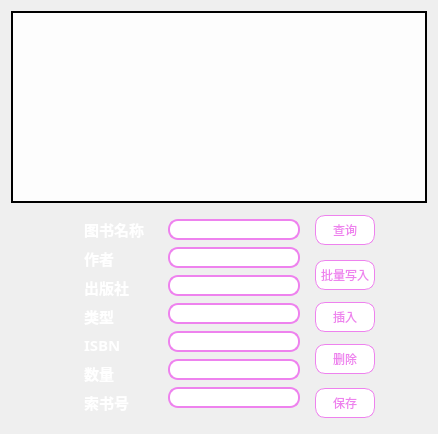
      <widget class="QWidget" name="BookPage">
       <layout class="QGridLayout" name="gridLayout_3">
        <item row="1" column="0" rowspan="5">
         <widget class="QWidget" name="widget_4" native="true">
          <layout class="QHBoxLayout" name="horizontalLayout">
           <item>
            <spacer name="horizontalSpacer_5">
             <property name="orientation">
              <enum>Qt::Horizontal</enum>
             </property>
             <property name="sizeHint" stdset="0">
              <size>
               <width>40</width>
               <height>20</height>
              </size>
             </property>
            </spacer>
           </item>
          </layout>
         </widget>
        </item>
        <item row="1" column="3">
         <widget class="QPushButton" name="BookSearchButton">
          <property name="styleSheet">
           <string notr="true">QPushButton{
	font: 12pt &quot;幼圆&quot;;
    color: 	#EE82EE;
    background-color: #FFFFFF;
    border-color: 	#EE82EE;
    border-radius: 10px;
    border-style: solid;
    border-width: 1px;
    padding: 5px;
}

/**鼠标停留在按钮上的样式**/
QPushButton::hover{	
    color: #FFFFFF;
    background-color: #EE82EE;
    border-color: #EE82EE;
}

/**鼠标按压下去的样式**/
QPushButton::pressed,QPushButton::checked{
    color: #FFFFFF;
    background-color: 	#DA70D6;
	border-color: 	#DA70D6;
}</string>
          </property>
          <property name="text">
           <string>查询</string>
          </property>
         </widget>
        </item>
        <item row="1" column="1" rowspan="5">
         <widget class="QWidget" name="widget_2" native="true">
          <property name="font">
           <font>
            <pointsize>11</pointsize>
            <bold>false</bold>
           </font>
          </property>
          <layout class="QVBoxLayout" name="verticalLayout_2">
           <item>
            <widget class="QLabel" name="label">
             <property name="font">
              <font>
               <family>微软雅黑</family>
               <pointsize>11</pointsize>
               <bold>true</bold>
              </font>
             </property>
             <property name="styleSheet">
              <string notr="true">color: rgb(255, 255, 255);</string>
             </property>
             <property name="text">
              <string>图书名称</string>
             </property>
            </widget>
           </item>
           <item>
            <widget class="QLabel" name="label_6">
             <property name="font">
              <font>
               <family>微软雅黑</family>
               <pointsize>11</pointsize>
               <bold>true</bold>
              </font>
             </property>
             <property name="styleSheet">
              <string notr="true">color: rgb(255, 255, 255);</string>
             </property>
             <property name="text">
              <string>作者</string>
             </property>
            </widget>
           </item>
           <item>
            <widget class="QLabel" name="label_2">
             <property name="font">
              <font>
               <family>微软雅黑</family>
               <pointsize>11</pointsize>
               <bold>true</bold>
              </font>
             </property>
             <property name="styleSheet">
              <string notr="true">color: rgb(255, 255, 255);</string>
             </property>
             <property name="text">
              <string>出版社</string>
             </property>
            </widget>
           </item>
           <item>
            <widget class="QLabel" name="label_7">
             <property name="font">
              <font>
               <family>微软雅黑</family>
               <pointsize>11</pointsize>
               <bold>true</bold>
              </font>
             </property>
             <property name="styleSheet">
              <string notr="true">color: rgb(255, 255, 255);</string>
             </property>
             <property name="text">
              <string>类型</string>
             </property>
            </widget>
           </item>
           <item>
            <widget class="QLabel" name="label_3">
             <property name="font">
              <font>
               <family>微软雅黑</family>
               <pointsize>11</pointsize>
               <bold>true</bold>
              </font>
             </property>
             <property name="styleSheet">
              <string notr="true">color: rgb(255, 255, 255);</string>
             </property>
             <property name="text">
              <string>ISBN</string>
             </property>
            </widget>
           </item>
           <item>
            <widget class="QLabel" name="label_4">
             <property name="font">
              <font>
               <family>微软雅黑</family>
               <pointsize>11</pointsize>
               <bold>true</bold>
              </font>
             </property>
             <property name="styleSheet">
              <string notr="true">color: rgb(255, 255, 255);</string>
             </property>
             <property name="text">
              <string>数量</string>
             </property>
            </widget>
           </item>
           <item>
            <widget class="QLabel" name="label_8">
             <property name="font">
              <font>
               <family>微软雅黑</family>
               <pointsize>11</pointsize>
               <bold>true</bold>
              </font>
             </property>
             <property name="styleSheet">
              <string notr="true">color: rgb(255, 255, 255);</string>
             </property>
             <property name="text">
              <string>索书号</string>
             </property>
            </widget>
           </item>
          </layout>
         </widget>
        </item>
        <item row="3" column="3">
         <widget class="QPushButton" name="BookInsertButton">
          <property name="styleSheet">
           <string notr="true">QPushButton{
	font: 12pt &quot;幼圆&quot;;
    color: 	#EE82EE;
    background-color: #FFFFFF;
    border-color: 	#EE82EE;
    border-radius: 10px;
    border-style: solid;
    border-width: 1px;
    padding: 5px;
}

/**鼠标停留在按钮上的样式**/
QPushButton::hover{	
    color: #FFFFFF;
    background-color: #EE82EE;
    border-color: #EE82EE;
}

/**鼠标按压下去的样式**/
QPushButton::pressed,QPushButton::checked{
    color: #FFFFFF;
    background-color: 	#DA70D6;
	border-color: 	#DA70D6;
}</string>
          </property>
          <property name="text">
           <string>插入</string>
          </property>
         </widget>
        </item>
        <item row="5" column="3">
         <widget class="QPushButton" name="BookSaveButton">
          <property name="styleSheet">
           <string notr="true">QPushButton{
	font: 12pt &quot;幼圆&quot;;
    color: 	#EE82EE;
    background-color: #FFFFFF;
    border-color: 	#EE82EE;
    border-radius: 10px;
    border-style: solid;
    border-width: 1px;
    padding: 5px;
}

/**鼠标停留在按钮上的样式**/
QPushButton::hover{	
    color: #FFFFFF;
    background-color: #EE82EE;
    border-color: #EE82EE;
}

/**鼠标按压下去的样式**/
QPushButton::pressed,QPushButton::checked{
    color: #FFFFFF;
    background-color: 	#DA70D6;
	border-color: 	#DA70D6;
}</string>
          </property>
          <property name="text">
           <string>保存</string>
          </property>
         </widget>
        </item>
        <item row="1" column="2" rowspan="5">
         <widget class="QWidget" name="widget_3" native="true">
          <layout class="QVBoxLayout" name="verticalLayout_3">
           <item>
            <widget class="QLineEdit" name="BookNameEdit">
             <property name="styleSheet">
              <string notr="true">QLineEdit {
	border: 2px solid #EE82EE; /* 边框宽度为1px，颜色为#A0A0A0 */
	border-radius: 10px; /* 边框圆角 */
	padding-left: 5px; /* 文本距离左边界有5px */
	background-color: 	#FFFFFF	; /* 背景颜色 */
	color: 	#000000; /* 文本颜色 */
	selection-background-color: #000000; /* 选中文本的背景颜色 */
	selection-color: #FFFFFF; /* 选中文本的颜色 */
	font-family: &quot;Microsoft YaHei&quot;; /* 文本字体族 */
	font-size: 10pt; /* 文本字体大小 */
}

QLineEdit:hover { /* 鼠标悬浮在QLineEdit时的状态 */
	border: 2px solid #298DFF;
	border-radius: 10px;
	background-color: #FFFFFF;
	color: 	#000000;
	selection-background-color: #000000;
	selection-color: #FFFFFF;
}


QLineEdit:disabled { /* QLineEdit在禁用时的状态 */
	border: 2px solid 	#C0C0C0;
	background-color: 	#C0C0C0;
	color: 	#000000;
}

QLineEdit:read-only { /* QLineEdit在只读时的状态 */
	border: 2px solid 	#C0C0C0;
	background-color: 	#C0C0C0;
	color: 	#000000;
}</string>
             </property>
            </widget>
           </item>
           <item>
            <widget class="QLineEdit" name="AuthorEdit">
             <property name="styleSheet">
              <string notr="true">
QLineEdit {
	border: 2px solid #EE82EE; /* 边框宽度为1px，颜色为#A0A0A0 */
	border-radius: 10px; /* 边框圆角 */
	padding-left: 5px; /* 文本距离左边界有5px */
	background-color: 	#FFFFFF	; /* 背景颜色 */
	color: 	#000000; /* 文本颜色 */
	selection-background-color: #000000; /* 选中文本的背景颜色 */
	selection-color: #FFFFFF; /* 选中文本的颜色 */
	font-family: &quot;Microsoft YaHei&quot;; /* 文本字体族 */
	font-size: 10pt; /* 文本字体大小 */
}

QLineEdit:hover { /* 鼠标悬浮在QLineEdit时的状态 */
	border: 2px solid #298DFF;
	border-radius: 10px;
	background-color: #FFFFFF;
	color: 	#000000;
	selection-background-color: #000000;
	selection-color: #FFFFFF;
}


QLineEdit:disabled { /* QLineEdit在禁用时的状态 */
	border: 2px solid 	#C0C0C0;
	background-color: 	#C0C0C0;
	color: 	#000000;
}

QLineEdit:read-only { /* QLineEdit在只读时的状态 */
	border: 2px solid 	#C0C0C0;
	background-color: 	#C0C0C0;
	color: 	#000000;
}</string>
             </property>
            </widget>
           </item>
           <item>
            <widget class="QLineEdit" name="PressEdit">
             <property name="styleSheet">
              <string notr="true">
QLineEdit {
	border: 2px solid #EE82EE; /* 边框宽度为1px，颜色为#A0A0A0 */
	border-radius: 10px; /* 边框圆角 */
	padding-left: 5px; /* 文本距离左边界有5px */
	background-color: 	#FFFFFF	; /* 背景颜色 */
	color: 	#000000; /* 文本颜色 */
	selection-background-color: #000000; /* 选中文本的背景颜色 */
	selection-color: #FFFFFF; /* 选中文本的颜色 */
	font-family: &quot;Microsoft YaHei&quot;; /* 文本字体族 */
	font-size: 10pt; /* 文本字体大小 */
}

QLineEdit:hover { /* 鼠标悬浮在QLineEdit时的状态 */
	border: 2px solid #298DFF;
	border-radius: 10px;
	background-color: #FFFFFF;
	color: 	#000000;
	selection-background-color: #000000;
	selection-color: #FFFFFF;
}


QLineEdit:disabled { /* QLineEdit在禁用时的状态 */
	border: 2px solid 	#C0C0C0;
	background-color: 	#C0C0C0;
	color: 	#000000;
}

QLineEdit:read-only { /* QLineEdit在只读时的状态 */
	border: 2px solid 	#C0C0C0;
	background-color: 	#C0C0C0;
	color: 	#000000;
}</string>
             </property>
            </widget>
           </item>
           <item>
            <widget class="QLineEdit" name="BookTypeEdit">
             <property name="styleSheet">
              <string notr="true">
QLineEdit {
	border: 2px solid #EE82EE; /* 边框宽度为1px，颜色为#A0A0A0 */
	border-radius: 10px; /* 边框圆角 */
	padding-left: 5px; /* 文本距离左边界有5px */
	background-color: 	#FFFFFF	; /* 背景颜色 */
	color: 	#000000; /* 文本颜色 */
	selection-background-color: #000000; /* 选中文本的背景颜色 */
	selection-color: #FFFFFF; /* 选中文本的颜色 */
	font-family: &quot;Microsoft YaHei&quot;; /* 文本字体族 */
	font-size: 10pt; /* 文本字体大小 */
}

QLineEdit:hover { /* 鼠标悬浮在QLineEdit时的状态 */
	border: 2px solid #298DFF;
	border-radius: 10px;
	background-color: #FFFFFF;
	color: 	#000000;
	selection-background-color: #000000;
	selection-color: #FFFFFF;
}


QLineEdit:disabled { /* QLineEdit在禁用时的状态 */
	border: 2px solid 	#C0C0C0;
	background-color: 	#C0C0C0;
	color: 	#000000;
}

QLineEdit:read-only { /* QLineEdit在只读时的状态 */
	border: 2px solid 	#C0C0C0;
	background-color: 	#C0C0C0;
	color: 	#000000;
}</string>
             </property>
            </widget>
           </item>
           <item>
            <widget class="QLineEdit" name="ISBNEdit">
             <property name="styleSheet">
              <string notr="true">
QLineEdit {
	border: 2px solid #EE82EE; /* 边框宽度为1px，颜色为#A0A0A0 */
	border-radius: 10px; /* 边框圆角 */
	padding-left: 5px; /* 文本距离左边界有5px */
	background-color: 	#FFFFFF	; /* 背景颜色 */
	color: 	#000000; /* 文本颜色 */
	selection-background-color: #000000; /* 选中文本的背景颜色 */
	selection-color: #FFFFFF; /* 选中文本的颜色 */
	font-family: &quot;Microsoft YaHei&quot;; /* 文本字体族 */
	font-size: 10pt; /* 文本字体大小 */
}

QLineEdit:hover { /* 鼠标悬浮在QLineEdit时的状态 */
	border: 2px solid #298DFF;
	border-radius: 10px;
	background-color: #FFFFFF;
	color: 	#000000;
	selection-background-color: #000000;
	selection-color: #FFFFFF;
}


QLineEdit:disabled { /* QLineEdit在禁用时的状态 */
	border: 2px solid 	#C0C0C0;
	background-color: 	#C0C0C0;
	color: 	#000000;
}

QLineEdit:read-only { /* QLineEdit在只读时的状态 */
	border: 2px solid 	#C0C0C0;
	background-color: 	#C0C0C0;
	color: 	#000000;
}</string>
             </property>
            </widget>
           </item>
           <item>
            <widget class="QLineEdit" name="BookNumberEdit">
             <property name="styleSheet">
              <string notr="true">
QLineEdit {
	border: 2px solid #EE82EE; /* 边框宽度为1px，颜色为#A0A0A0 */
	border-radius: 10px; /* 边框圆角 */
	padding-left: 5px; /* 文本距离左边界有5px */
	background-color: 	#FFFFFF	; /* 背景颜色 */
	color: 	#000000; /* 文本颜色 */
	selection-background-color: #000000; /* 选中文本的背景颜色 */
	selection-color: #FFFFFF; /* 选中文本的颜色 */
	font-family: &quot;Microsoft YaHei&quot;; /* 文本字体族 */
	font-size: 10pt; /* 文本字体大小 */
}

QLineEdit:hover { /* 鼠标悬浮在QLineEdit时的状态 */
	border: 2px solid #298DFF;
	border-radius: 10px;
	background-color: #FFFFFF;
	color: 	#000000;
	selection-background-color: #000000;
	selection-color: #FFFFFF;
}


QLineEdit:disabled { /* QLineEdit在禁用时的状态 */
	border: 2px solid 	#C0C0C0;
	background-color: 	#C0C0C0;
	color: 	#000000;
}

QLineEdit:read-only { /* QLineEdit在只读时的状态 */
	border: 2px solid 	#C0C0C0;
	background-color: 	#C0C0C0;
	color: 	#000000;
}</string>
             </property>
            </widget>
           </item>
           <item>
            <widget class="QLineEdit" name="BookPutEdit">
             <property name="styleSheet">
              <string notr="true">
QLineEdit {
	border: 2px solid #EE82EE; /* 边框宽度为1px，颜色为#A0A0A0 */
	border-radius: 10px; /* 边框圆角 */
	padding-left: 5px; /* 文本距离左边界有5px */
	background-color: 	#FFFFFF	; /* 背景颜色 */
	color: 	#000000; /* 文本颜色 */
	selection-background-color: #000000; /* 选中文本的背景颜色 */
	selection-color: #FFFFFF; /* 选中文本的颜色 */
	font-family: &quot;Microsoft YaHei&quot;; /* 文本字体族 */
	font-size: 10pt; /* 文本字体大小 */
}

QLineEdit:hover { /* 鼠标悬浮在QLineEdit时的状态 */
	border: 2px solid #298DFF;
	border-radius: 10px;
	background-color: #FFFFFF;
	color: 	#000000;
	selection-background-color: #000000;
	selection-color: #FFFFFF;
}


QLineEdit:disabled { /* QLineEdit在禁用时的状态 */
	border: 2px solid 	#C0C0C0;
	background-color: 	#C0C0C0;
	color: 	#000000;
}

QLineEdit:read-only { /* QLineEdit在只读时的状态 */
	border: 2px solid 	#C0C0C0;
	background-color: 	#C0C0C0;
	color: 	#000000;
}</string>
             </property>
            </widget>
           </item>
          </layout>
         </widget>
        </item>
        <item row="1" column="4" rowspan="5">
         <spacer name="horizontalSpacer_4">
          <property name="orientation">
           <enum>Qt::Horizontal</enum>
          </property>
          <property name="sizeHint" stdset="0">
           <size>
            <width>40</width>
            <height>20</height>
           </size>
          </property>
         </spacer>
        </item>
        <item row="0" column="0" colspan="6">
         <widget class="QTableView" name="BookTableView">
          <property name="styleSheet">
           <string notr="true">QTableView {
	border: 2px solid #000000; /* 边框宽度为1px，颜色为#A0A0A0 */
	padding-left: 5px; /* 文本距离左边界有5px */
	background-color: 	rgba(255,255,255,225)	; /* 背景颜色 */
	color: 	#000000; /* 文本颜色 */
	selection-background-color: #000000; /* 选中文本的背景颜色 */
	selection-color: #FFFFFF; /* 选中文本的颜色 */
	font-family: &quot;Microsoft YaHei&quot;; /* 文本字体族 */
	font-size: 10pt; /* 文本字体大小 */
}
QTableView::verticalScrollBar{
	border-radius: 10px;
}</string>
          </property>
          <property name="frameShape">
           <enum>QFrame::Panel</enum>
          </property>
          <property name="frameShadow">
           <enum>QFrame::Raised</enum>
          </property>
          <property name="alternatingRowColors">
           <bool>false</bool>
          </property>
          <property name="horizontalScrollMode">
           <enum>QAbstractItemView::ScrollPerPixel</enum>
          </property>
          <property name="sortingEnabled">
           <bool>true</bool>
          </property>
          <property name="cornerButtonEnabled">
           <bool>true</bool>
          </property>
          <attribute name="horizontalHeaderCascadingSectionResizes">
           <bool>false</bool>
          </attribute>
          <attribute name="verticalHeaderCascadingSectionResizes">
           <bool>false</bool>
          </attribute>
         </widget>
        </item>
        <item row="4" column="3">
         <widget class="QPushButton" name="BookDeleteButton">
          <property name="styleSheet">
           <string notr="true">QPushButton{
	font: 12pt &quot;幼圆&quot;;
    color: 	#EE82EE;
    background-color: #FFFFFF;
    border-color: 	#EE82EE;
    border-radius: 10px;
    border-style: solid;
    border-width: 1px;
    padding: 5px;
}

/**鼠标停留在按钮上的样式**/
QPushButton::hover{	
    color: #FFFFFF;
    background-color: #EE82EE;
    border-color: #EE82EE;
}

/**鼠标按压下去的样式**/
QPushButton::pressed,QPushButton::checked{
    color: #FFFFFF;
    background-color: 	#DA70D6;
	border-color: 	#DA70D6;
}</string>
          </property>
          <property name="text">
           <string>删除</string>
          </property>
         </widget>
        </item>
        <item row="2" column="3">
         <widget class="QPushButton" name="BookWriteAll">
          <property name="styleSheet">
           <string notr="true">QPushButton{
	font: 12pt &quot;幼圆&quot;;
    color: 	#EE82EE;
    background-color: #FFFFFF;
    border-color: 	#EE82EE;
    border-radius: 10px;
    border-style: solid;
    border-width: 1px;
    padding: 5px;
}

/**鼠标停留在按钮上的样式**/
QPushButton::hover{	
    color: #FFFFFF;
    background-color: #EE82EE;
    border-color: #EE82EE;
}

/**鼠标按压下去的样式**/
QPushButton::pressed,QPushButton::checked{
    color: #FFFFFF;
    background-color: 	#DA70D6;
	border-color: 	#DA70D6;
}</string>
          </property>
          <property name="text">
           <string>批量写入</string>
          </property>
         </widget>
        </item>
       </layout>
      </widget>
